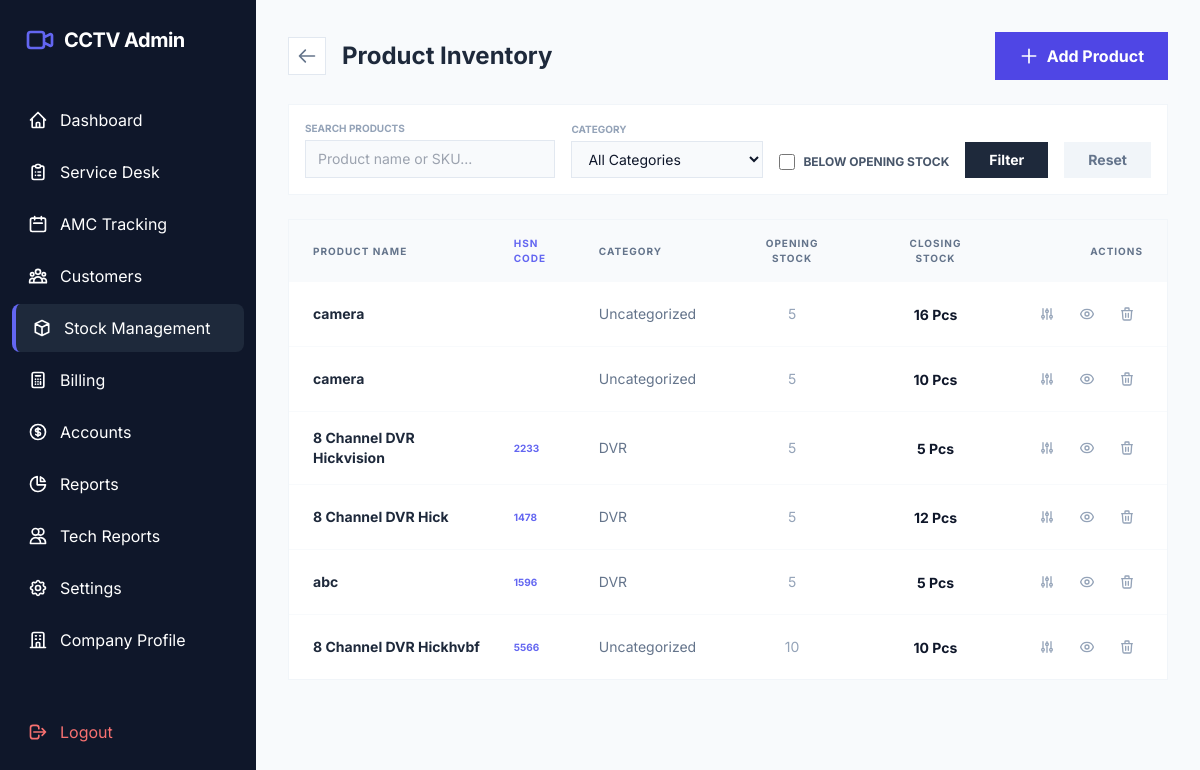
The page /admin/stock/products.php (signed in) on the database its author committed.
### tables this page shows
CREATE TABLE `products` (
  `id` int(11) NOT NULL,
  `category_id` int(11) DEFAULT NULL,
  `product_name` varchar(255) NOT NULL,
  `product_code` varchar(100) DEFAULT NULL,
  `unit` varchar(50) DEFAULT 'Pcs',
  `category` varchar(50) DEFAULT NULL COMMENT 'Camera, DVR, HDD, Power Supply, etc.',
  `serial_number` varchar(100) DEFAULT NULL,
  `unit_price` decimal(10,2) NOT NULL,
  `current_stock` int(11) DEFAULT 0,
  `opening_stock` int(11) DEFAULT 0,
  `description` text DEFAULT NULL,
  `warranty_months` int(11) DEFAULT 12
);

CREATE TABLE `stock_categories` (
  `id` int(11) NOT NULL,
  `category_name` varchar(100) NOT NULL,
  `created_at` timestamp NOT NULL DEFAULT current_timestamp()
);

### admin/stock/products.php (the view, shortened to what this page needs)
<?php
require_once '../../includes/db_connect.php';
$search = $_GET['search'] ?? '';
$filter_low = isset($_GET['low']) ? true : false;
$query = "SELECT p.*, c.category_name FROM products p LEFT JOIN stock_categories c ON p.category_id = c.id WHERE 1=1";
$params = [];
$products = $pdo->prepare($query);
$products->execute($params);
$products = $products->fetchAll();
require_once '../../includes/header.php';
?>
<div class="space-y-6">
    <div class="flex flex-col md:flex-row justify-between items-start md:items-center gap-4">
        <div class="flex items-center gap-4">
            <a href="index.php" class="p-2 bg-white border border-slate-200 rounded-none text-slate-500 hover:text-indigo-600 transition shadow-none">
                <svg xmlns="http://www.w3.org/2000/svg" class="h-5 w-5" fill="none" viewBox="0 0 24 24" stroke="currentColor"><path stroke-linecap="round" stroke-linejoin="round" stroke-width="2" d="M10 19l-7-7m0 0l7-7m-7 7h18" /></svg>
            </a>
            <h1 class="text-2xl font-bold text-slate-800">Product Inventory</h1>
        </div>
        <button onclick="openModal()" class="bg-indigo-600 text-white px-6 py-3 rounded-none font-bold hover:bg-indigo-700 transition shadow-none shadow-none flex items-center gap-2">
            <svg xmlns="http://www.w3.org/2000/svg" class="h-5 w-5" fill="none" viewBox="0 0 24 24" stroke="currentColor"><path stroke-linecap="round" stroke-linejoin="round" stroke-width="2" d="M12 4v16m8-8H4" /></svg>
            Add Product
        </button>
    </div>
    <form class="bg-white p-4 rounded-none border border-slate-100 shadow-none flex flex-wrap gap-4 items-end">
        <div class="flex-1 min-w-[200px]">
            <label class="block text-[10px] font-bold text-slate-400 uppercase mb-1">Search Products</label>
            <input type="text" name="search" value="<?php echo htmlspecialchars($search); ?>" placeholder="Product name or SKU..." class="w-full bg-slate-50 border border-slate-200 rounded-none px-3 py-2 text-sm outline-none focus:ring-2 focus:ring-indigo-500">
        </div>
        <div class="w-48">
            <label class="block text-[10px] font-bold text-slate-400 uppercase mb-1">Category</label>
            <select name="category" class="w-full bg-slate-50 border border-slate-200 rounded-none px-3 py-2 text-sm outline-none focus:ring-2 focus:ring-indigo-500">
                <option value="">All Categories</option>
            </select>
        </div>
        <div class="flex items-center gap-2 mb-2">
            <input type="checkbox" name="low" id="low_stock" value="1" <?php echo $filter_low ? 'checked' : ''; ?> class="w-4 h-4 text-indigo-600 border-slate-300 rounded focus:ring-indigo-500">
            <label for="low_stock" class="text-xs font-bold text-slate-600 uppercase">Below Opening Stock</label>
        </div>
        <button type="submit" class="bg-slate-800 text-white px-6 py-2 rounded-none text-sm font-bold hover:bg-slate-900 transition">Filter</button>
        <a href="products.php" class="bg-slate-100 text-slate-500 px-6 py-2 rounded-none text-sm font-bold hover:bg-slate-200 transition">Reset</a>
    </form>
    <div class="bg-white rounded-none border border-slate-100 shadow-none overflow-hidden">
        <div class="overflow-x-auto">
            <table class="w-full text-left">
                <thead>
                    <tr class="bg-slate-50 text-slate-500 text-[10px] uppercase tracking-widest font-bold">
                        <th class="px-6 py-4">Product Name</th>
                        <th class="text-[10px] font-bold text-indigo-500 uppercase">HSN Code</th>
                        <th class="px-6 py-4">Category</th>
                        <th class="px-6 py-4 text-center">Opening Stock</th>
                        <th class="px-6 py-4 text-center">Closing Stock</th>
                        <th class="px-6 py-4 text-right">Actions</th>
                    </tr>
                </thead>
                <tbody class="divide-y divide-slate-50">
                    <?php if (empty($products)): ?>
                        <tr><td colspan="5" class="px-6 py-12 text-center text-slate-400">No products found.</td></tr>
                    <?php else: ?>
                        <?php foreach ($products as $p): ?>
                        <tr class="hover:bg-slate-50/50 transition">
                            <td class="px-6 py-4">
                                <p class="text-sm font-bold text-slate-800"><?php echo htmlspecialchars($p['product_name']); ?></p>
                            </td>
                            <td class="text-[10px] font-bold text-indigo-500 uppercase"><?php echo htmlspecialchars($p['product_code']); ?></td>
                            <td class="px-6 py-4 text-sm text-slate-500"><?php echo htmlspecialchars($p['category_name'] ?: 'Uncategorized'); ?></td>
                            <td class="px-6 py-4 text-center text-sm text-slate-400"><?php echo $p['opening_stock']; ?></td>
                             <td class="px-6 py-4 text-center">
                                 <?php if ($p['current_stock'] < $p['opening_stock']): ?>
                                     <span class="px-2 py-1 bg-rose-500 text-white text-[10px] font-black uppercase tracking-wider rounded-none">
                                         <?php echo $p['current_stock']; ?> <?php echo htmlspecialchars($p['unit']); ?>
                                     </span>
                                 <?php else: ?>
                                     <span class="text-sm font-bold text-slate-900">
                                         <?php echo $p['current_stock']; ?> <?php echo htmlspecialchars($p['unit']); ?>
                                     </span>
                                 <?php endif; ?>
                             </td>
                            <td class="px-6 py-4 text-right">
                                <div class="flex justify-end gap-2">
                                    <button onclick='openAdjustModal(<?php echo json_encode($p); ?>)' class="p-2 text-slate-400 hover:text-amber-600 hover:bg-amber-50 rounded-none transition" title="Adjust Stock">
                                    </button>
                                    <button onclick='editProduct(<?php echo json_encode($p); ?>)' class="p-2 text-slate-400 hover:text-indigo-600 hover:bg-indigo-50 rounded-none transition">
                                    </button>
                                    <a href="?delete=<?php echo $p['id']; ?>" onclick="return confirm('Are you sure?')" class="p-2 text-slate-400 hover:text-rose-600 hover:bg-rose-50 rounded-none transition">
                                        <svg xmlns="http://www.w3.org/2000/svg" class="h-4 w-4" fill="none" viewBox="0 0 24 24" stroke="currentColor"><path stroke-linecap="round" stroke-linejoin="round" stroke-width="2" d="M19 7l-.867 12.142A2 2 0 0116.138 21H7.862a2 2 0 01-1.995-1.858L5 7m5 4v6m4-6v6m1-10V4a1 1 0 00-1-1h-4a1 1 0 00-1 1v3M4 7h16" /></svg>
                                    </a>
                                </div>
                            </td>
                        </tr>
                        <?php endforeach; ?>
                    <?php endif; ?>
                </tbody>
            </table>
        </div>
    </div>
</div>
<?php require_once '../../includes/footer.php'; ?>

### includes/header.php (style rules this page uses)
body { font-family: 'Inter', sans-serif; }

### rows shown on the page
products: product_name "camera", category_name "Uncategorized", opening_stock "5", current_stock "16", unit "Pcs"
products: product_name "camera", category_name "Uncategorized", opening_stock "5", current_stock "10", unit "Pcs"
products: product_name "8 Channel DVR Hickvision", product_code "2233", category.category_name "DVR", opening_stock "5", current_stock "5", unit "Pcs"
products: product_name "8 Channel DVR Hick", product_code "1478", category.category_name "DVR", opening_stock "5", current_stock "12", unit "Pcs"
products: product_name "abc", product_code "1596", category.category_name "DVR", opening_stock "5", current_stock "5", unit "Pcs"
products: product_name "8 Channel DVR Hickhvbf", product_code "5566", category_name "Uncategorized", opening_stock "10", current_stock "10", unit "Pcs"
